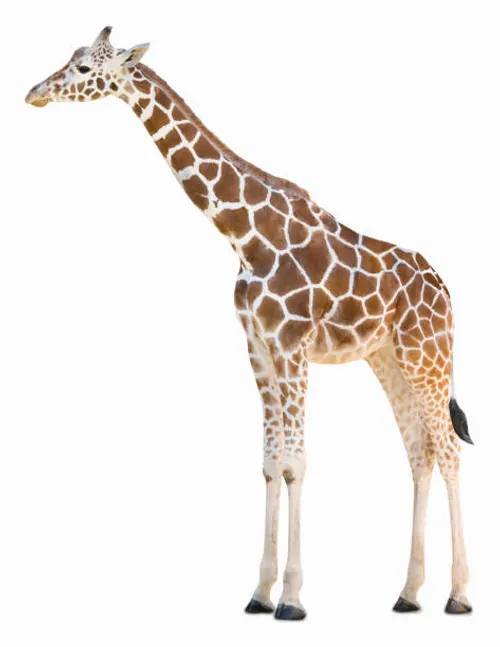
#> input picture giraffe.jpg, 500 x 647 px
$ jupyter execute flip_rotate_crop.ipynb
#> lines starting #> are read from the running program, lines starting #| are printed output that depends on the picture
[cell 1]
import cv2
import matplotlib.pyplot as plt

[cell 2]
image = cv2.imread('giraffe.jpg')
#> image is the input picture: shape (647, 500, 3); mean B, G, R 228.5, 232.8, 238.4
image_rgb = cv2.cvtColor(image,cv2.COLOR_BGR2RGB)

[cell 3]
flip_horizontal  = cv2.flip(image_rgb ,1)
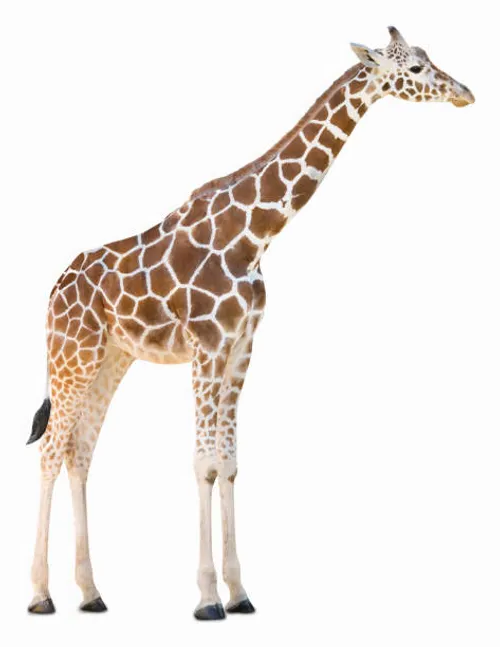
#> flip_horizontal: shape (647, 500, 3); mean R, G, B 238.4, 232.8, 228.5
flip_veritcal  = cv2.flip(image_rgb ,0)
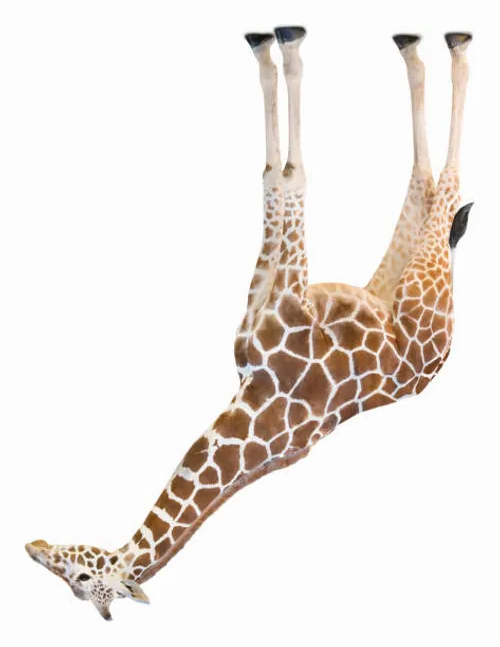
#> flip_veritcal: shape (647, 500, 3); mean R, G, B 238.4, 232.8, 228.5
flip_both   = cv2.flip(image_rgb ,-1)
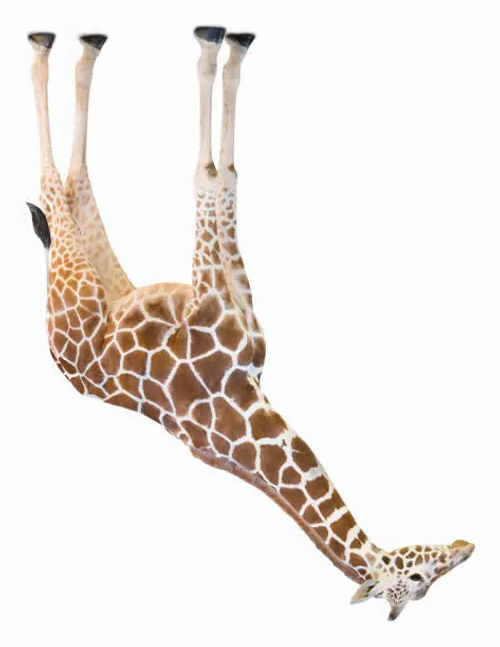
#> flip_both: shape (647, 500, 3); mean R, G, B 238.4, 232.8, 228.5


titles = ['Original Image', 'Flip Horizontal', 'Flip Vertical', 'Flip Both']

images = [image_rgb, cv2.cvtColor(flip_horizontal,cv2.COLOR_BGR2RGB),
          cv2.cvtColor(flip_veritcal,cv2.COLOR_BGR2RGB),
          cv2.cvtColor(flip_both,cv2.COLOR_BGR2RGB), ]

plt.figure(figsize=(12, 8))

for i in range(4):
    plt.subplot(2, 2, i + 1)
    plt.imshow(images[i])
    plt.title(titles[i])
    plt.axis('off')
plt.tight_layout()
plt.show()
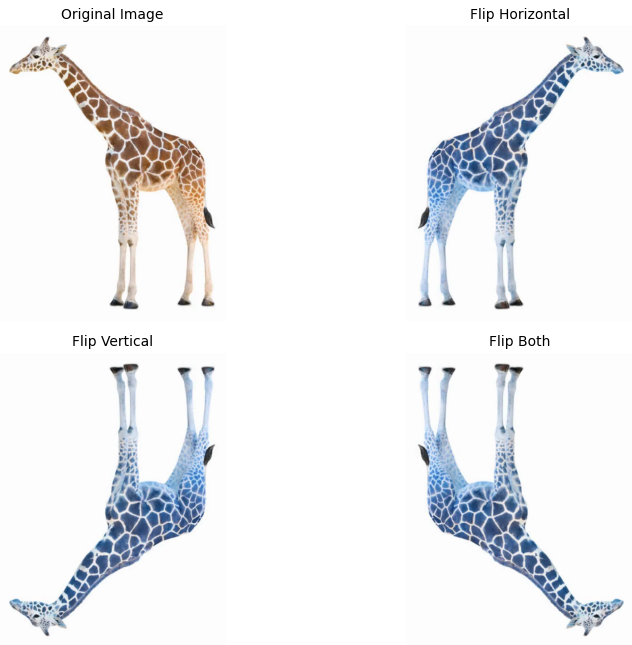
#> figure drawn by matplotlib, 4 panels; B, G, R data is drawn as R, G, B

[cell 4]
rot_90 = cv2.rotate(image_rgb, cv2.ROTATE_90_CLOCKWISE)
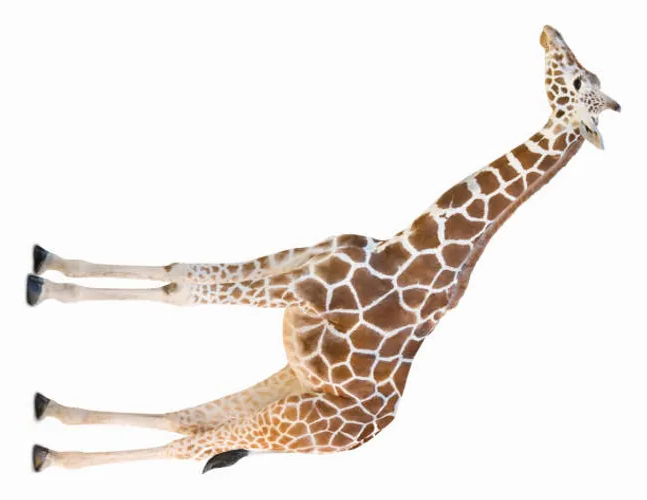
#> rot_90: shape (500, 647, 3); mean R, G, B 238.4, 232.8, 228.5
rot_180 = cv2.rotate(image_rgb, cv2.ROTATE_180)
rot_90_anti_clockwise = cv2.rotate(image_rgb, cv2.ROTATE_90_COUNTERCLOCKWISE)
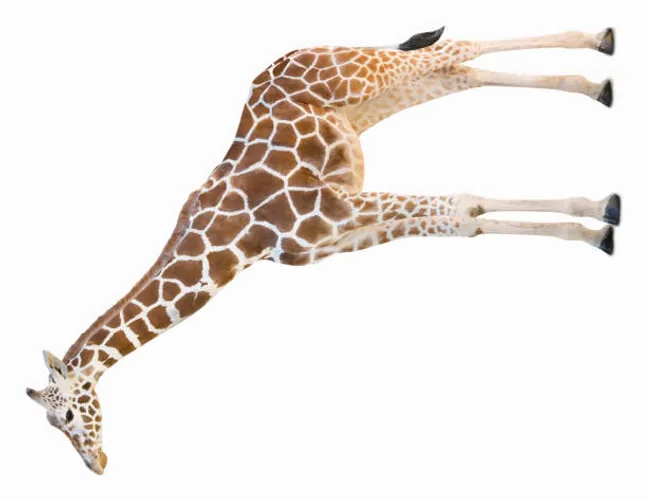
#> rot_90_anti_clockwise: shape (500, 647, 3); mean R, G, B 238.4, 232.8, 228.5


titles = ['Original Image', 'Rotate 90 Clockwise',
          'Rotate 180', 'Rotate 90 Anti-Clockwise']

images = [image_rgb,rot_90, rot_180,
          rot_90_anti_clockwise
          ]


plt.figure(figsize=(12, 8))

for i in range(4):
    plt.subplot(2, 2, i + 1)
    plt.imshow(images[i])
    plt.title(titles[i])
    plt.axis('off')
plt.tight_layout()
plt.show()
